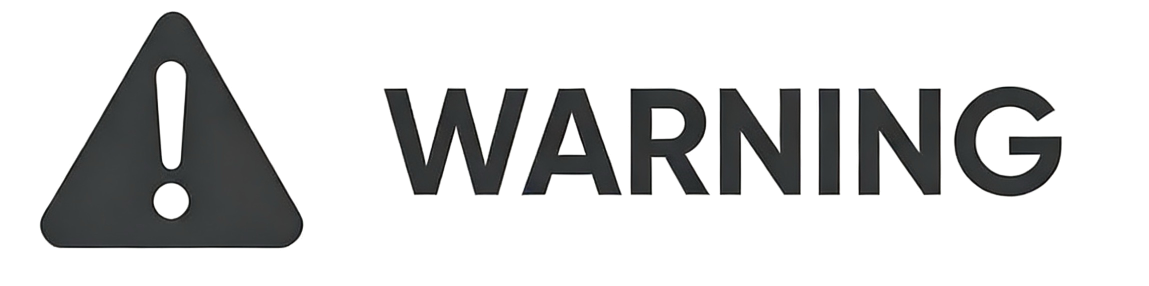
#> input picture docs/_build/latex/warning_lockup.png, 2297 x 571 px, found by its file name (shown at 1/2 size)
$ python crop_lockup_tight.py
#> lines starting #> are read from the running program, lines starting #| are printed output that depends on the picture
from pathlib import Path
from PIL import Image

src = Path("docs/latex_theme/assets/warning_lockup.png")
dst = Path("docs/latex_theme/assets/warning_lockup_tight.png")

im = Image.open(src).convert("RGBA")
#> im is the input picture: PIL image 2297x571 RGBA; mean R, G, B, A 210.6, 211, 211, 58.2
px = im.load()
w, h = im.size
#> w = 2297; h = 571

# 更狠的裁切策略：
# 1) alpha 要足够高（去掉半透明阴影）
# 2) 同时排除“近白色”区域（防止透明但有白边）
ALPHA_TH = 200
RGB_TH = 245  # 越小越狠

minx, miny, maxx, maxy = w, h, -1, -1
#> minx = 2297; miny = 571; maxx = -1; maxy = -1
for y in range(h):
    for x in range(w):
        r, g, b, a = px[x, y]
        if a >= ALPHA_TH and (r <= RGB_TH or g <= RGB_TH or b <= RGB_TH):
            if x < minx: minx = x
            if y < miny: miny = y
            if x > maxx: maxx = x
            if y > maxy: maxy = y
#> after the loop, maxx = 2124; maxy = 500; minx = 79; miny = 22

if maxx < 0:
    raise SystemExit("No content found with given thresholds")

# Pillow crop box: (left, top, right+1, bottom+1)
crop_box = (minx, miny, maxx + 1, maxy + 1)
#> crop_box = (79, 22, 2125, 501)
cropped = im.crop(crop_box)
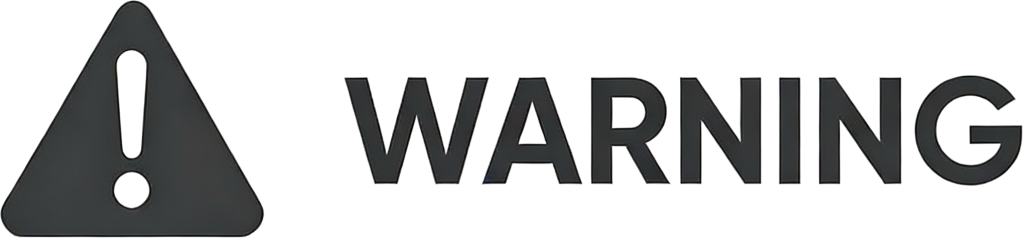
#> cropped: PIL image 2046x479 RGBA (shown at 1/2 size); mean R, G, B, A 195.5, 196.2, 196.2, 77.9; transparent parts drawn white
cropped.save(dst)
print("saved:", dst)
print("orig:", (w, h), "crop_box:", crop_box, "new:", cropped.size)
#| orig: (2297, 571) crop_box: (79, 22, 2125, 501) new: (2046, 479)

$ run again, with tmp/source_pdf_page-02.png copied over docs/_build/latex/warning_lockup.png
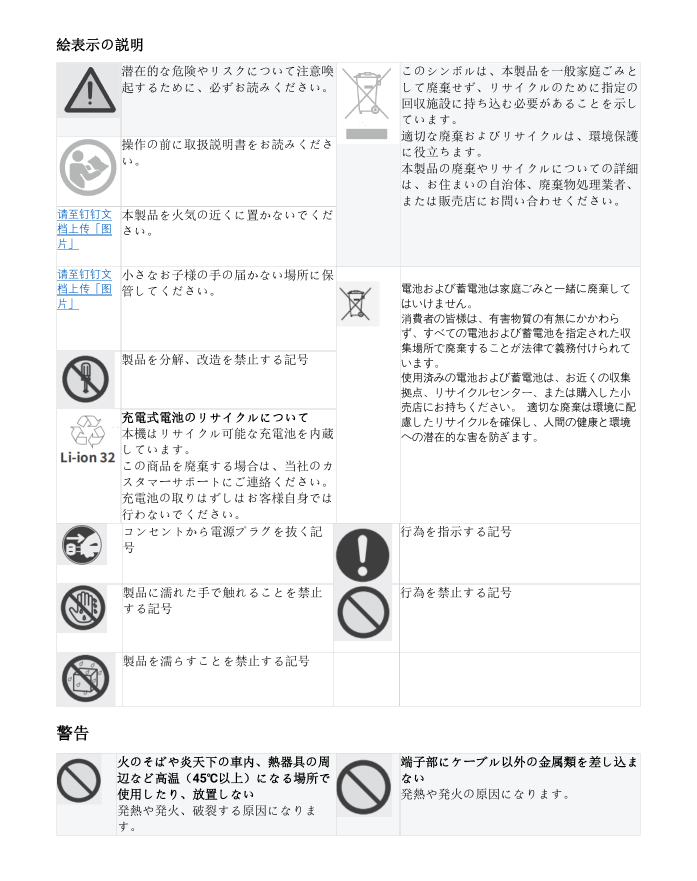
#> input picture tmp/source_pdf_page-02.png, 1394 x 1762 px, found by its file name (shown at 1/2 size)
#> after the loop `for y in range(h):`: maxx = 1280; maxy = 1670; minx = 113; miny = 75
#> crop_box = (113, 75, 1281, 1671)
#> `cropped = im.crop(crop_box)`:
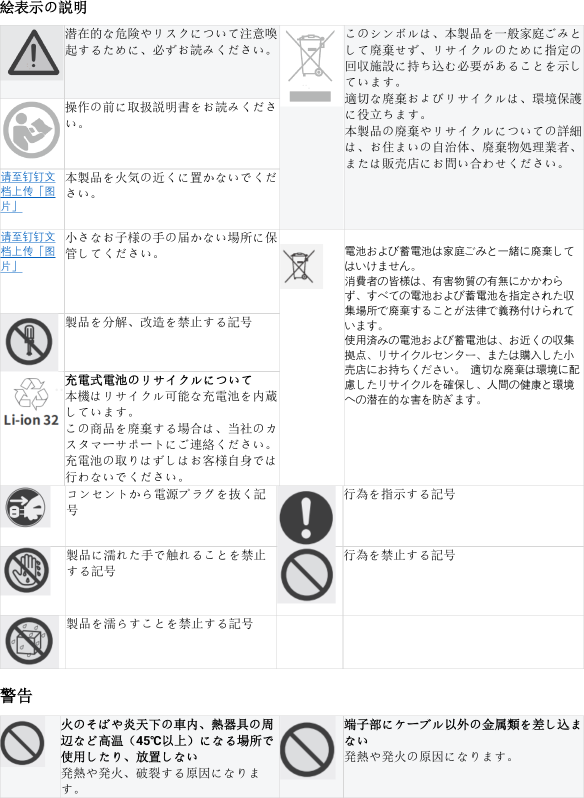
#> cropped: PIL image 1168x1596 RGBA (shown at 1/2 size); mean R, G, B, A 237.8, 238.2, 238.7, 255
#| orig: (1394, 1762) crop_box: (113, 75, 1281, 1671) new: (1168, 1596)

$ run again, with tmp/source_pdf_page-03.png copied over docs/_build/latex/warning_lockup.png
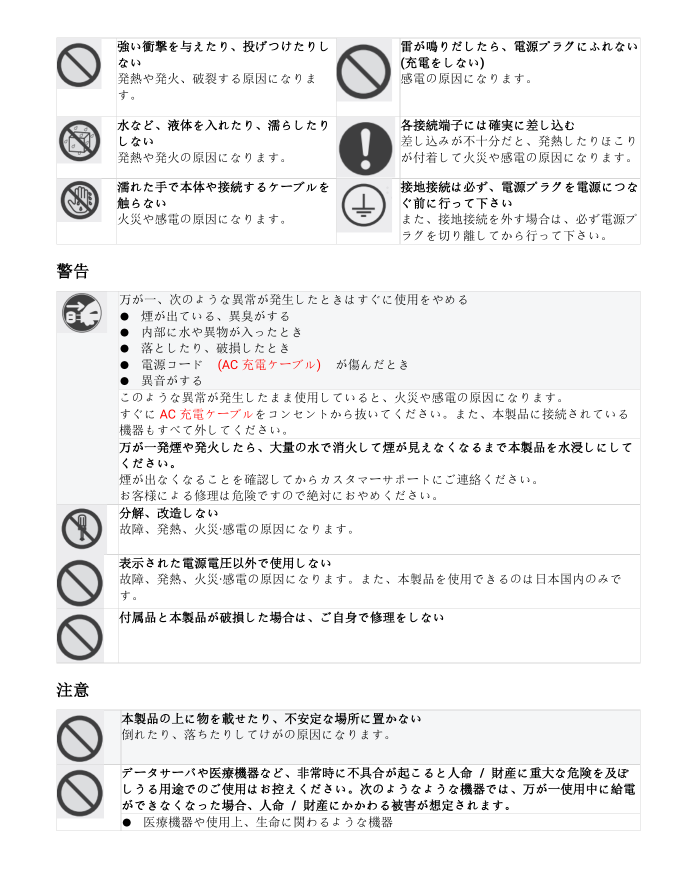
#> input picture tmp/source_pdf_page-03.png, 1394 x 1762 px, found by its file name (shown at 1/2 size)
#> after the loop `for y in range(h):`: maxx = 1280; maxy = 1661; minx = 113; miny = 75
#> crop_box = (113, 75, 1281, 1662)
#> `cropped = im.crop(crop_box)`:
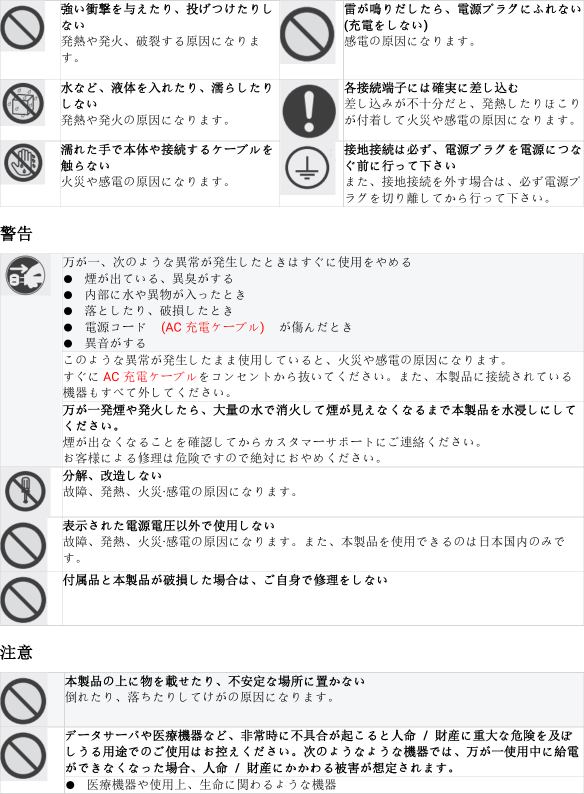
#> cropped: PIL image 1168x1587 RGBA (shown at 1/2 size); mean R, G, B, A 235.3, 235.3, 235.6, 255
#| orig: (1394, 1762) crop_box: (113, 75, 1281, 1662) new: (1168, 1587)
